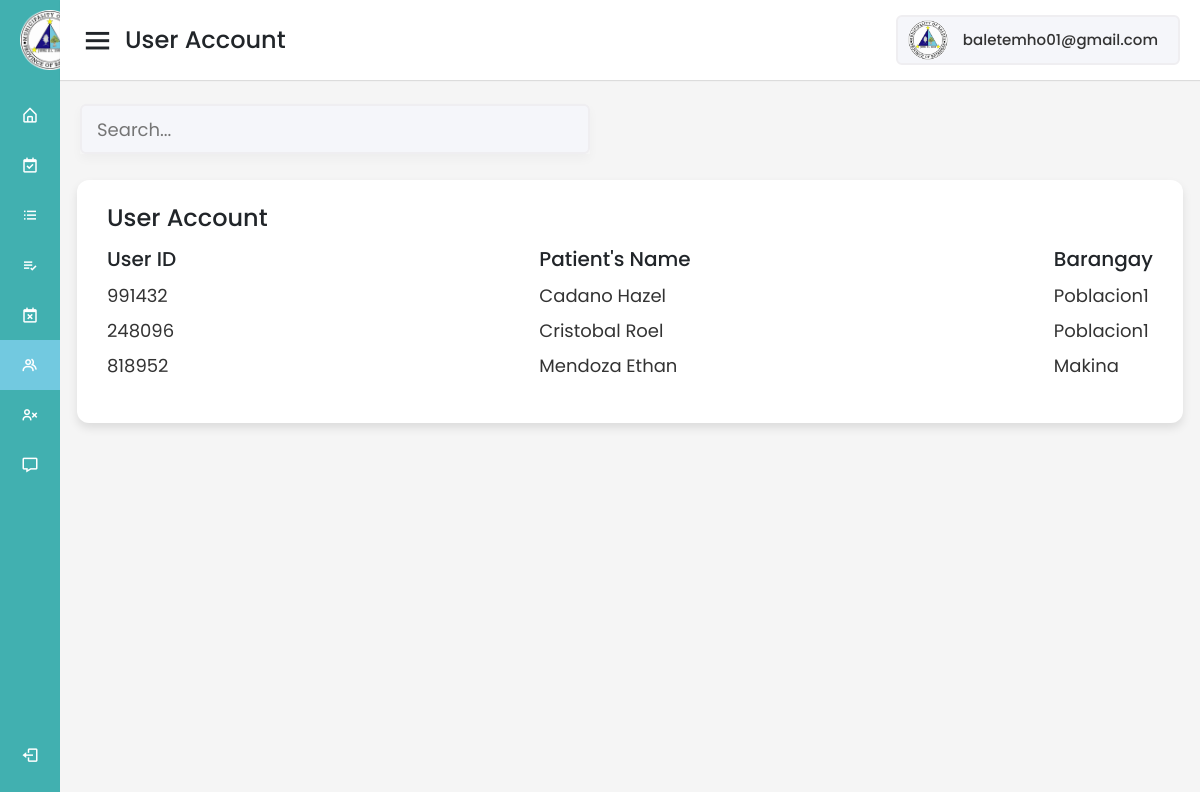
/Admin_Interface/useracc/useraccount.php (signed in), run on the app's committed database.
### tables this page shows
CREATE TABLE `registration` (
  `id` int(11) NOT NULL,
  `user_id` int(11) NOT NULL,
  `lastname` varchar(255) NOT NULL,
  `firstname` varchar(255) NOT NULL,
  `middlename` varchar(255) NOT NULL,
  `suffix` varchar(100) NOT NULL,
  `gender` varchar(50) NOT NULL,
  `dob` date NOT NULL,
  `age` varchar(255) NOT NULL,
  `contact` varchar(15) NOT NULL,
  `email` varchar(255) NOT NULL,
  `address` varchar(255) NOT NULL,
  `barangay` varchar(255) NOT NULL,
  `img` varchar(255) NOT NULL,
  `password` varchar(255) NOT NULL,
  `confirmpassword` varchar(255) NOT NULL,
  `usertype` varchar(255) NOT NULL,
  `verifycode` varchar(255) NOT NULL,
  `verified` varchar(255) NOT NULL
);

### Admin_Interface/useracc/useraccount.php (the view, shortened to what this page needs)
<?php
$email = $_SESSION['txtEmail'];
?>
<!DOCTYPE html>
<html lang="en">
<head>
    <link href='https://unpkg.com/boxicons@2.0.7/css/boxicons.min.css' rel='stylesheet'>
    <link rel="stylesheet" href="https://cdnjs.cloudflare.com/ajax/libs/bootstrap/4.6.1/css/bootstrap.min.css">
    <link rel="stylesheet" href="http://maxcdn.bootstrapcdn.com/font-awesome/4.2.0/css/font-awesome.min.css">
    <link rel="stylesheet" href="useracc-style.css">
</head>
<body>
    <div class="sidebar">
        <div class="logo-details">
            <img src="../image/logo.png" alt="" class="logo">
          <span class="logo_name">BMHO</span>
        </div>
          <ul class="nav-links">
            <li>
              <a href="../home_admin/admin-home.php" >
                <i class='bx bx-home-alt' ></i>
                <span class="links_name">Home</span>
              </a>
            </li>
            <li>
                <a href="../todayssched/todayssched.php">
                  <i class='bx bx-calendar-check' ></i>
                  <span class="links_name">Today's Schedule</span>
                </a>
              </li>
            <li>
              <a href="../listofapp/listofappointment.php">
                <i class='bx bx-list-ul' ></i>
                <span class="links_name">Future Appointment</span>
              </a>
            </li>
            <li>
              <a href="../doneapp/doneappointment.php">
                <i class='bx bx-list-check' ></i>
                <span class="links_name">Done Appointment</span>
              </a>
            </li>
            <li>
              <a href="../cancelledapp/cancelapp.php">
                <i class='bx bx-calendar-x' ></i>
                <span class="links_name">Cancelled</span>
              </a>
            </li>
            <li>
              <a href="#" class="active">
                <i class='bx bx-group' ></i>
                <span class="links_name">User Account</span>
              </a>
            </li>
            <li>
              <a href="../archivedacc/archived.php">
                <i class='bx bx-user-x' ></i>
                <span class="links_name">Archived Account</span>
              </a>
            </li>
            <li>
              <a href="../messages/messages.php">
                <i class='bx bx-message' ></i>
                <span class="links_name">Messages</span>
              </a>
            </li>
            <li class="log_out">
              <a href="" data-bs-toggle="modal" data-bs-target="#exampleModalCenter">
                <i class='bx bx-log-out'></i>
                <span class="links_name">Log out</span>
              </a>
            </li>
          </ul>
      </div>
      <section class="home-section">
        <nav>
          <div class="sidebar-button">
            <i class='bx bx-menu sidebarBtn'></i>
            <span class="dashboard">User Account</span>
          </div>
          <?php
          include '../../database/config.php';
          $query = mysqli_query($conn, "SELECT * FROM registration WHERE email = '$email'")
          or die('query failed');
          if(mysqli_num_rows($query) > 0) {
            $items = mysqli_fetch_assoc($query);
          }
          ?>
          <li style="list-style: none"><a href="../adminprofile/admin-profile.php?lastname=<?php echo $items['lastname']?> &firstname=<?php echo $items['firstname']?> &middlename=<?php echo $items['middlename']?> &gender=<?php echo $items['gender']?> &suffix=<?php echo $items['suffix']?> &dob=<?php echo $items['dob'] ?>&age=<?php echo $items['age']?> &contact=<?php echo $items['contact']?> &email=<?php echo $items['email']?> &address=<?php echo $items['address']?> &barangay=<?php echo $items['barangay']?> &img=<?php echo $items['img'] ?>" class="profile-details"><img class="dp" src="<?php echo "../../admin_interface/upload/".$items['img']; ?>" alt="">
            <span class="admin_name"><?php echo $email ?></span></a></li>
        </nav>
        <div class="home-content">
          <div class="overview-boxes">
            <div class="search-box">
                <input id="myInput" type="text" name="" placeholder="Search..." style="width:510px">
              </div>
          </div>
          <div class="sales-boxes">
            <div class="recent-sales box">
              <div class="title">User Account</div>
              <div class="sales-details">
                <ul class="details">
                  <li class="topic">User ID</li>
                  <?php
                    include 'config.php';
                    $query = "SELECT * FROM `registration` WHERE usertype='user' AND verified= '1' ORDER BY lastname ASC";
                    $query_run = mysqli_query($conn, $query);
                    if(mysqli_num_rows($query_run) > 0) {
                      foreach($query_run as $items) {
                        ?>
                        <li id="myTable"><a href='view-profile.php?lastname=<?php echo $items['lastname']?> &firstname=<?php echo $items['firstname']?> &middlename=<?php echo $items['middlename']?> &gender=<?php echo $items['gender']?> &suffix=<?php echo $items['suffix']?> &dob=<?php echo $items['dob'] ?>&age=<?php echo $items['age']?> &contact=<?php echo $items['contact']?> &email=<?php echo $items['email']?> &address=<?php echo $items['address']?> &barangay=<?php echo $items['barangay']?> &img=<?php echo $items['img'] ?>'> <?= ucwords($items['user_id']) ?></a></li>
                        <?php
                      }
                    }
                  ?>
                </ul>
                <ul class="details">
                <li class="topic">Patient's Name</li>
                <?php
                    include 'config.php';
                    $query = "SELECT * FROM registration WHERE usertype='user' AND verified= '1' ORDER BY lastname ASC";
                    $query_run = mysqli_query($conn, $query);
                    if(mysqli_num_rows($query_run) > 0) {
                      foreach($query_run as $items) {
                        ?>
                        <li id="myTable">
                          <a href='view-profile.php?id=<?php echo $items['id']?> &lastname=<?php echo $items['lastname']?> &firstname=<?php echo $items['firstname']?> &middlename=<?php echo $items['middlename']?> &gender=<?php echo $items['gender']?> &suffix=<?php echo $items['suffix']?> &dob=<?php echo $items['dob'] ?>&age=<?php echo $items['age']?> &contact=<?php echo $items['contact'] ?>&email=<?php echo $items['email']?> &address=<?php echo $items['address']?> &barangay=<?php echo $items['barangay']?> &img=<?php echo $items['img'] ?>'><?= ucwords($items['lastname']), ' ', ucwords($items['firstname']) ?></a>
                        </li>
                        <?php
                      }
                    }
                  ?>
              </ul>
              <ul class="details">
                <li class="topic">Barangay</li>
                <?php
                    include 'config.php';
                    $query = "SELECT * FROM registration WHERE usertype='user' AND verified= '1' ORDER BY lastname ASC";
                    $query_run = mysqli_query($conn, $query);
                    if(mysqli_num_rows($query_run) > 0) {
                      foreach($query_run as $items) {
                        ?>
                        <li id="myTable">
                          <a href="#" style='cursor: default;'><?= ucwords($items['barangay']) ?></a>
                        </li>
                        <?php
                      }
                    }
                  ?>
              </ul>
              </div>
            </div>
          </div>
        </div>
      </section>
</body>
</html>

### Admin_Interface/useracc/useracc-style.css (style rules this page uses)
:root { --lightblue: #72c9e0; --darkblue: #41b0b0; --white: #fff; --black: #000000; --gray: #ede4e4; --box-shadow: 0 3px 6px rgba(0,0,0,0.13); }
* { margin: 0; padding: 0; box-sizing: border-box; font-family: 'Poppins', sans-serif; text-decoration: none !important; }
.sidebar { position: fixed; height: 100%; width: 240px; background: var(--darkblue); transition: all 0.5s ease; }
.logo { padding: 10px 20px; height: 80px; }
.sidebar .logo-details { height: 80px; display: flex; align-items: center; }
.sidebar .logo-details .logo_name { color: #fff; font-size: 27px; font-weight: 500; }
.sidebar .nav-links { margin-top: 10px; }
.sidebar .nav-links li { position: relative; list-style: none; height: 50px; }
.sidebar .nav-links li a { height: 100%; width: 100%; display: flex; align-items: center; text-decoration: none; transition: all 0.4s ease; }
.sidebar .nav-links li a.active { background: var(--lightblue); }
.sidebar .nav-links li i { min-width: 60px; text-align: center; font-size: 18px; color: #fff; }
.sidebar .nav-links li a .links_name { color: #fff; font-size: 15px; font-weight: 400; white-space: nowrap; }
.sidebar .nav-links .log_out { position: absolute; bottom: 20px; width: 100%; }
.home-section { position: relative; background: #f5f5f5; min-height: 100vh; width: calc(100% - 240px); left: 240px; transition: all 0.5s ease; }
.home-section nav { display: flex; justify-content: space-between; height: 80px; background: #fff; display: flex; align-items: center; position: fixed; width: calc(100% - 240px); left: 240px; z-index: 100; padding: 0 20px; box-shadow: 0 1px 1px rgba(0, 0, 0, 0.1); transition: all 0.5s ease; }
.home-section nav .sidebar-button { display: flex; align-items: center; font-size: 24px; font-weight: 500; }
nav .sidebar-button i { font-size: 35px; margin-right: 10px; }
.bx-menu, .bx-menu-alt-right { cursor: pointer; }
.home-section nav .profile-details { cursor: pointer; display: flex; align-items: center; background: #F5F6FA; border: 2px solid #EFEEF1; border-radius: 6px; height: 50px; min-width: 190px; padding: 0 10px; transition: 0.3s; }
nav .profile-details img { height: 40px; width: 40px; border-radius: 6px; object-fit: cover; }
nav .profile-details .admin_name { font-size: 15px; font-weight: 500; color: #333; margin: 0 10px; padding-left: 5px; white-space: nowrap; }
.home-section .home-content { position: relative; padding-top: 104px; }
.home-content .overview-boxes { display: flex; align-items: center; justify-content: space-between; flex-wrap: wrap; padding: 0 20px; margin-bottom: 26px; }
.home-content .sales-boxes { display: flex; justify-content: space-between; }
.search-box { position: relative; height: 50px; max-width: 550px; box-shadow: 0 5px 10px rgba(0, 0, 0, 0.03); }
.search-box input { height: 100%; width: 100%; outline: none; background: #F5F6FA; border: 2px solid #EFEEF1; border-radius: 6px; font-size: 18px; padding: 0 15px; }
.home-content .sales-boxes .recent-sales { width: 100%; background: #fff; padding: 20px 30px; margin: 0 17px; border-radius: 12px; box-shadow: 0 5px 10px rgba(0, 0, 0, 0.1); overflow-y: scroll; }
.home-content .sales-boxes .sales-details { display: flex; align-items: center; justify-content: space-between; }
.sales-boxes { max-height: 450px; }
.sales-boxes .box .title { font-size: 24px; font-weight: 500; }
.sales-boxes .sales-details li.topic { font-size: 20px; font-weight: 500; }
.sales-boxes .sales-details li { list-style: none; margin: 8px 0; }
.sales-boxes .sales-details li a { font-size: 18px; color: #333; font-size: 400; text-decoration: none; }
.topic { text-align: center; }
@media (max-width: 1240px) { .sidebar { width: 60px; } }
@media (max-width: 1240px) { .home-section { width: calc(100% - 60px); left: 60px; } }
@media (max-width: 1240px) { .home-section nav { width: calc(100% - 60px); left: 60px; } }

### Admin_Interface/useracc/useraccount.php (style rules this page uses)
.dp { border-radius:100% !important; }

### data on the page
registration: img (picture)
registration: user "991432", lastname "Cadano", firstname "Hazel", barangay "Poblacion1"
registration: user "248096", lastname "Cristobal", firstname "Roel", barangay "Poblacion1"
registration: user "818952", lastname "Mendoza", firstname "Ethan", barangay "Makina"

### other printed values
$email "baletemho01@gmail.com"
